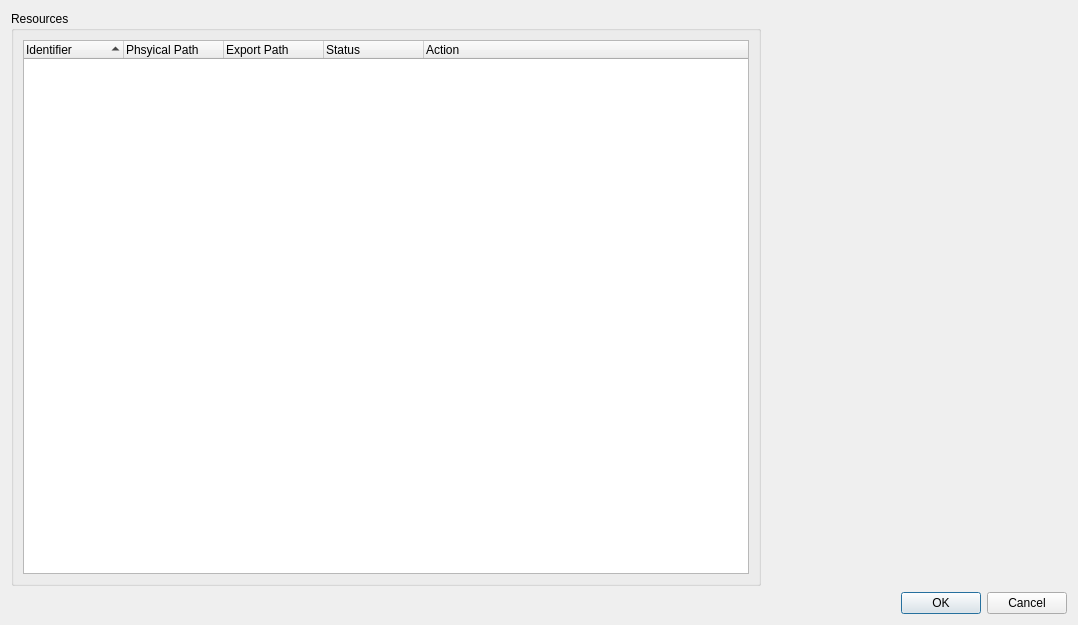
<?xml version="1.0" encoding="UTF-8"?>
<ui version="4.0">
 <class>ZEResourceConfiguratorUI</class>
 <widget class="QDialog" name="ZEResourceConfiguratorUI">
  <property name="geometry">
   <rect>
    <x>0</x>
    <y>0</y>
    <width>1078</width>
    <height>625</height>
   </rect>
  </property>
  <property name="windowTitle">
   <string>Dialog</string>
  </property>
  <layout class="QVBoxLayout" name="verticalLayout">
   <item>
    <layout class="QHBoxLayout" name="horizontalLayout">
     <item>
      <widget class="QGroupBox" name="groupBox">
       <property name="title">
        <string>Resources</string>
       </property>
       <layout class="QVBoxLayout" name="verticalLayout_2">
        <item>
         <widget class="QTreeWidget" name="ResourcesTreeWidget">
          <property name="alternatingRowColors">
           <bool>true</bool>
          </property>
          <property name="indentation">
           <number>0</number>
          </property>
          <property name="uniformRowHeights">
           <bool>false</bool>
          </property>
          <property name="sortingEnabled">
           <bool>true</bool>
          </property>
          <property name="headerHidden">
           <bool>false</bool>
          </property>
          <column>
           <property name="text">
            <string>Identifier</string>
           </property>
          </column>
          <column>
           <property name="text">
            <string>Phsyical Path</string>
           </property>
          </column>
          <column>
           <property name="text">
            <string>Export Path</string>
           </property>
          </column>
          <column>
           <property name="text">
            <string>Status</string>
           </property>
          </column>
          <column>
           <property name="text">
            <string>Action</string>
           </property>
          </column>
         </widget>
        </item>
       </layout>
      </widget>
     </item>
     <item>
      <widget class="QWidget" name="OptionsParentWidget" native="true">
       <property name="minimumSize">
        <size>
         <width>300</width>
         <height>0</height>
        </size>
       </property>
       <property name="maximumSize">
        <size>
         <width>300</width>
         <height>16777215</height>
        </size>
       </property>
       <layout class="QVBoxLayout" name="OptionsParentWidgetLayout">
        <property name="spacing">
         <number>6</number>
        </property>
        <property name="margin">
         <number>0</number>
        </property>
       </layout>
      </widget>
     </item>
    </layout>
   </item>
   <item>
    <widget class="QDialogButtonBox" name="buttonBox">
     <property name="orientation">
      <enum>Qt::Horizontal</enum>
     </property>
     <property name="standardButtons">
      <set>QDialogButtonBox::Cancel|QDialogButtonBox::Ok</set>
     </property>
    </widget>
   </item>
  </layout>
 </widget>
 <resources/>
 <connections>
  <connection>
   <sender>buttonBox</sender>
   <signal>accepted()</signal>
   <receiver>ZEResourceConfiguratorUI</receiver>
   <slot>accept()</slot>
   <hints>
    <hint type="sourcelabel">
     <x>248</x>
     <y>254</y>
    </hint>
    <hint type="destinationlabel">
     <x>157</x>
     <y>274</y>
    </hint>
   </hints>
  </connection>
  <connection>
   <sender>buttonBox</sender>
   <signal>rejected()</signal>
   <receiver>ZEResourceConfiguratorUI</receiver>
   <slot>reject()</slot>
   <hints>
    <hint type="sourcelabel">
     <x>316</x>
     <y>260</y>
    </hint>
    <hint type="destinationlabel">
     <x>286</x>
     <y>274</y>
    </hint>
   </hints>
  </connection>
 </connections>
</ui>
